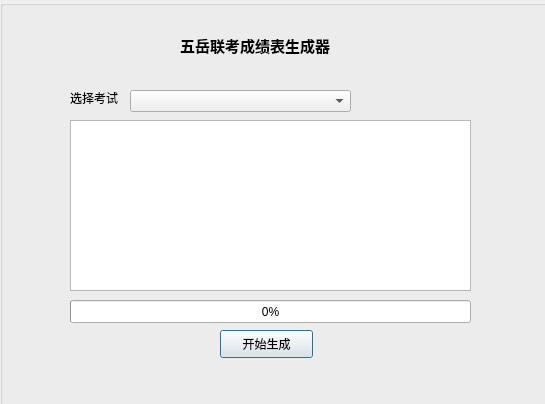
<?xml version="1.0" encoding="UTF-8"?>
<ui version="4.0">
 <class>Dialog</class>
 <widget class="QDialog" name="Dialog">
  <property name="geometry">
   <rect>
    <x>0</x>
    <y>0</y>
    <width>545</width>
    <height>404</height>
   </rect>
  </property>
  <property name="windowTitle">
   <string>Dialog</string>
  </property>
  <widget class="QGroupBox" name="groupBox">
   <property name="geometry">
    <rect>
     <x>0</x>
     <y>0</y>
     <width>551</width>
     <height>411</height>
    </rect>
   </property>
   <property name="title">
    <string/>
   </property>
   <widget class="QLabel" name="label">
    <property name="geometry">
     <rect>
      <x>180</x>
      <y>20</y>
      <width>191</width>
      <height>51</height>
     </rect>
    </property>
    <property name="font">
     <font>
      <pointsize>11</pointsize>
      <weight>75</weight>
      <bold>true</bold>
     </font>
    </property>
    <property name="text">
     <string>五岳联考成绩表生成器</string>
    </property>
   </widget>
   <widget class="QComboBox" name="comboBox">
    <property name="geometry">
     <rect>
      <x>130</x>
      <y>90</y>
      <width>221</width>
      <height>22</height>
     </rect>
    </property>
   </widget>
   <widget class="QLabel" name="label_2">
    <property name="geometry">
     <rect>
      <x>70</x>
      <y>90</y>
      <width>51</width>
      <height>16</height>
     </rect>
    </property>
    <property name="text">
     <string>选择考试</string>
    </property>
   </widget>
   <widget class="QTextEdit" name="textEdit">
    <property name="geometry">
     <rect>
      <x>70</x>
      <y>120</y>
      <width>401</width>
      <height>171</height>
     </rect>
    </property>
   </widget>
   <widget class="QProgressBar" name="progressBar">
    <property name="geometry">
     <rect>
      <x>70</x>
      <y>300</y>
      <width>401</width>
      <height>23</height>
     </rect>
    </property>
    <property name="value">
     <number>0</number>
    </property>
   </widget>
   <widget class="QPushButton" name="pushButton">
    <property name="geometry">
     <rect>
      <x>220</x>
      <y>330</y>
      <width>93</width>
      <height>28</height>
     </rect>
    </property>
    <property name="text">
     <string>开始生成</string>
    </property>
   </widget>
  </widget>
 </widget>
 <resources/>
 <connections>
  <connection>
   <sender>pushButton</sender>
   <signal>clicked()</signal>
   <receiver>Dialog</receiver>
   <slot>accept()</slot>
   <hints>
    <hint type="sourcelabel">
     <x>266</x>
     <y>343</y>
    </hint>
    <hint type="destinationlabel">
     <x>272</x>
     <y>201</y>
    </hint>
   </hints>
  </connection>
 </connections>
</ui>
